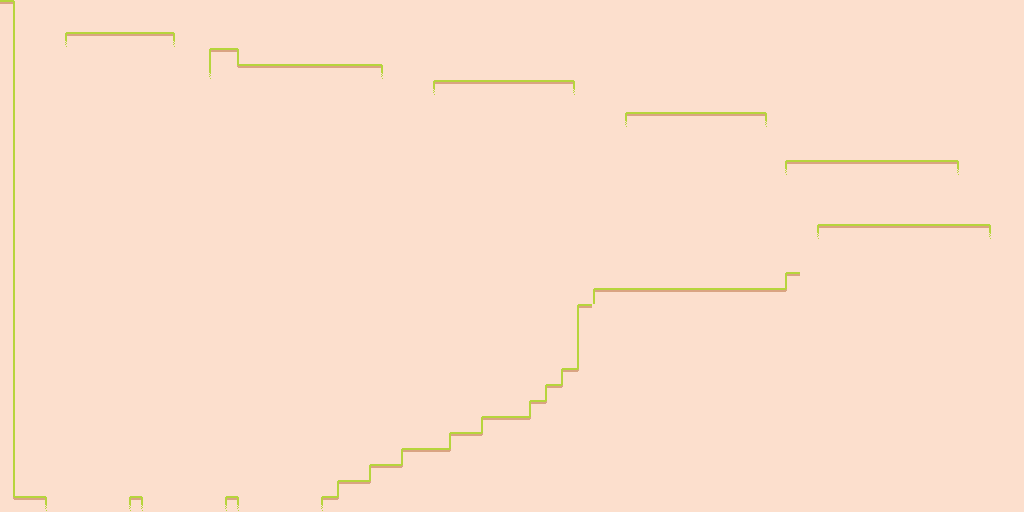

The image is a tile-based game level rendered from a .tmx file. Its description and source (layers, tilesets, objects; grid data summarised) follow:
An orthogonal 64x32 tile map with 16x16 px tiles, 1 tile layer (base), 3 hidden layers not drawn.

<map version="1.9" tiledversion="1.9.2" orientation="orthogonal" renderorder="right-down" width="64" height="32" tilewidth="16" tileheight="16" infinite="0" nextlayerid="5" nextobjectid="1">
 <editorsettings>
  <export target="level4/map4.csv" format="csv" />
 </editorsettings>
 <tileset firstgid="1" source="tilemap_packed.tsx" />
 <layer id="2" name="base" width="64" height="32">
  <data>[2048 cells, 2048 non-empty, 12 distinct tile ids]</data>
 </layer>
 <layer id="4" name="entities" width="64" height="32" visible="0">
  <data>[2048 cells, 51 non-empty, 3 distinct tile ids]</data>
 </layer>
 <layer id="3" name="finish" width="64" height="32" visible="0">
  <data>[2048 cells, 1 non-empty, 1 distinct tile ids]</data>
 </layer>
 <layer id="1" name="obstacle" width="64" height="32" visible="0">
  <data>[2048 cells, 135 non-empty, 1 distinct tile ids]</data>
 </layer>
</map>
